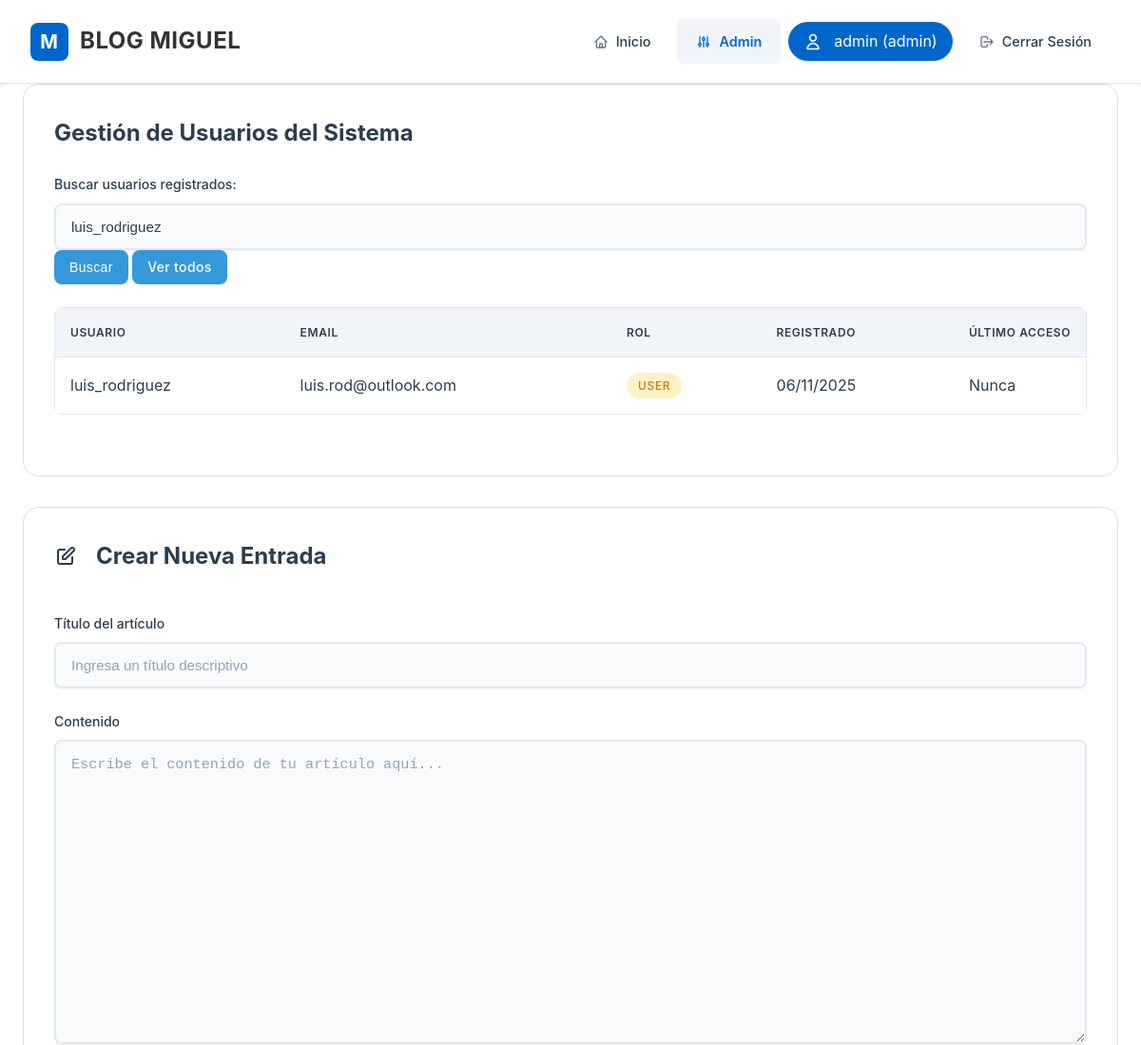
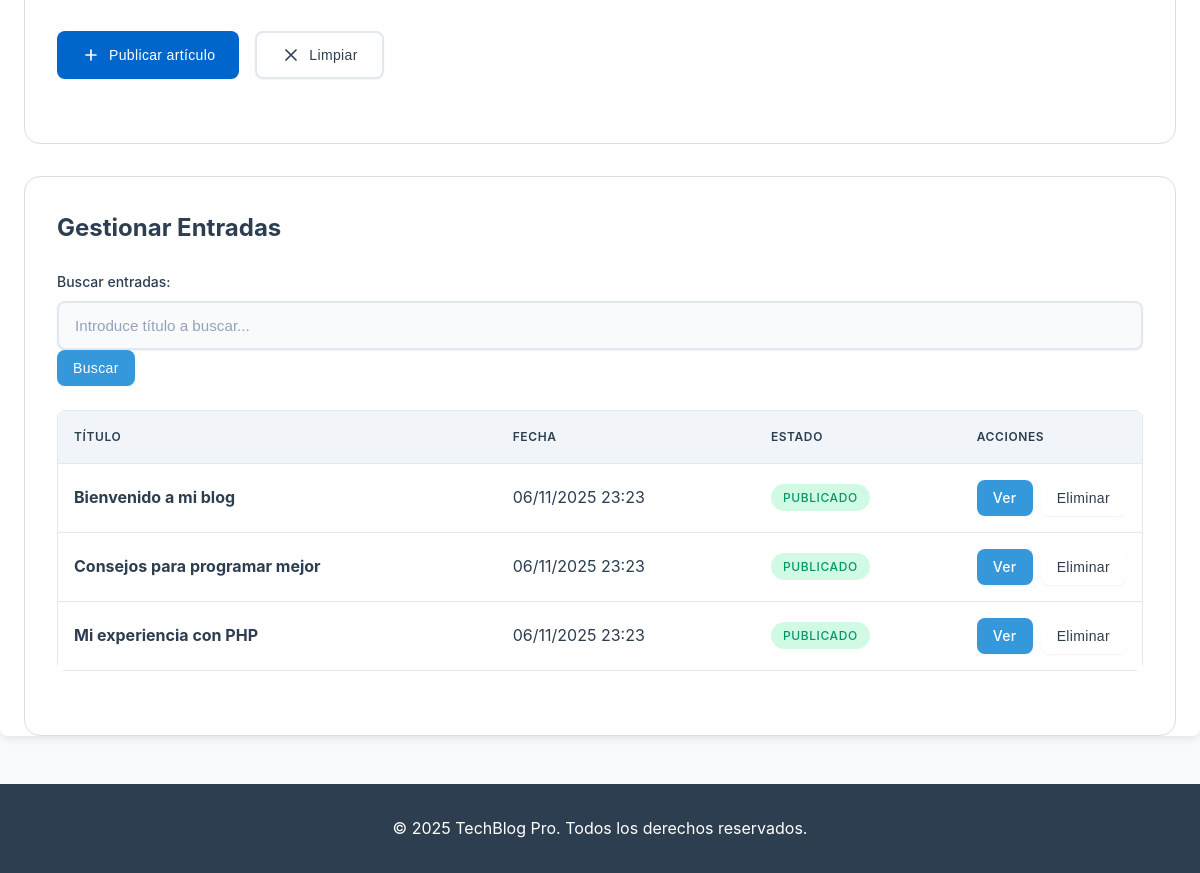
The page /admin.php?user_search=luis_rodriguez (signed in) on the database its author committed (2 pictures, top to bottom).
### tables this page shows
CREATE TABLE users (
    id INT PRIMARY KEY AUTO_INCREMENT,
    username VARCHAR(50) NOT NULL UNIQUE,
    email VARCHAR(100) NOT NULL UNIQUE,
    password VARCHAR(255) NOT NULL,
    role ENUM('admin', 'editor', 'user') DEFAULT 'user',
    created_at DATETIME DEFAULT CURRENT_TIMESTAMP,
    last_login DATETIME NULL,
    is_active BOOLEAN DEFAULT TRUE
);

CREATE TABLE posts (
    id INT PRIMARY KEY AUTO_INCREMENT,
    title VARCHAR(255) NOT NULL,
    content TEXT NOT NULL,
    created_at DATETIME DEFAULT CURRENT_TIMESTAMP,
    updated_at DATETIME DEFAULT CURRENT_TIMESTAMP ON UPDATE CURRENT_TIMESTAMP
);

### admin.php (the view, shortened to what this page needs)
<?php
require_once 'config.php';
$current_user = $_SESSION['username'];
$user_role = $_SESSION['role'];
$user_search = $_GET['user_search'] ?? '';
$users = [];
if ($user_search) {
    $user_query = "SELECT id, username, email, role, created_at, last_login FROM users WHERE username LIKE '%" . $user_search . "%' OR email LIKE '%" . $user_search . "%'";
    try {
        $user_stmt = $pdo->query($user_query);
        $users = $user_stmt->fetchAll();
    } catch (PDOException $e) {
        $error = "Error en búsqueda de usuarios: " . $e->getMessage();
    }
}
$search = $_GET['search'] ?? '';
if ($search) {
    $query = "SELECT * FROM posts WHERE title LIKE '%" . $search . "%' ORDER BY created_at DESC";
    $stmt = $pdo->query($query);
} else {
    $stmt = $pdo->query("SELECT * FROM posts ORDER BY created_at DESC");
}
$posts = $stmt->fetchAll();
?>
<!DOCTYPE html>
<html lang="es">
<head>
    <link rel="stylesheet" href="styles.css">
</head>
<body>
    <header class="site-header">
        <div class="container">
            <div class="brand">
                <div class="logo">M</div>
                <h1><a href="index.php">BLOG MIGUEL</a></h1>
            </div>
            <nav>
                <ul>
                    <li>
                        <a href="index.php">
                            <svg fill="none" stroke="currentColor" viewBox="0 0 24 24">
                                <path stroke-linecap="round" stroke-linejoin="round" stroke-width="2"
                                      d="M3 12l2-2m0 0l7-7 7 7M5 10v10a1 1 0 001 1h3m10-11l2 2m-2-2v10a1 1 0 01-1 1h-3m-6 0a1 1 0 001-1v-4a1 1 0 011-1h2a1 1 0 011 1v4a1 1 0 001 1m-6 0h6"/>
                            </svg>
                            Inicio
                        </a>
                    </li>
                    <li>
                        <a href="admin.php" class="active">
                            <svg fill="none" stroke="currentColor" viewBox="0 0 24 24">
                                <path stroke-linecap="round" stroke-linejoin="round" stroke-width="2"
                                      d="M12 6V4m0 2a2 2 0 100 4m0-4a2 2 0 110 4m-6 8a2 2 0 100-4m0 4a2 2 0 110-4m0 4v2m0-6V4m6 6v10m6-2a2 2 0 100-4m0 4a2 2 0 110-4m0 4v2m0-6V4"/>
                            </svg>
                            Admin
                        </a>
                    </li>
                    <li>
                        <div class="user-info">
                            <svg fill="none" stroke="currentColor" viewBox="0 0 24 24">
                                <path stroke-linecap="round" stroke-linejoin="round" stroke-width="2"
                                      d="M16 7a4 4 0 11-8 0 4 4 0 018 0zM12 14a7 7 0 00-7 7h14a7 7 0 00-7-7z"/>
                            </svg>
                            <?php echo htmlspecialchars($current_user); ?>
                            (<?php echo htmlspecialchars($user_role); ?>)
                        </div>
                    </li>
                    <li>
                        <a href="login.php?action=logout">
                            <svg fill="none" stroke="currentColor" viewBox="0 0 24 24">
                                <path stroke-linecap="round" stroke-linejoin="round" stroke-width="2"
                                      d="M17 16l4-4m0 0l-4-4m4 4H7m6 4v1a3 3 0 01-3 3H6a3 3 0 01-3-3V7a3 3 0 013-3h4a3 3 0 013 3v1"/>
                            </svg>
                            Cerrar Sesión
                        </a>
                    </li>
                </ul>
            </nav>
        </div>
    </header>
    <main class="container">
        <?php if ($user_role === 'admin'): ?>
        <section class="admin-section">
            <h2>Gestión de Usuarios del Sistema</h2>
            <form method="GET" class="search-form" style="margin-bottom: 20px;">
                <div class="form-group">
                    <label for="user_search">Buscar usuarios registrados:</label>
                    <input type="text" id="user_search" name="user_search" value="<?php echo htmlspecialchars($_GET['user_search'] ?? ''); ?>" placeholder="Introduce nombre de usuario o email...">
                    <button type="submit" class="btn btn-small">Buscar</button>
                    <?php if (isset($_GET['user_search'])): ?>
                        <a href="admin.php" class="btn btn-small">Ver todos</a>
                    <?php endif; ?>
                </div>
            </form>
            <?php if ($user_search): ?>
                <?php if (!empty($users)): ?>
                    <div class="table-container">
                        <table class="table">
                            <thead>
                                <tr>
                                    <th>Usuario</th>
                                    <th>Email</th>
                                    <th>Rol</th>
                                    <th>Registrado</th>
                                    <th>Último acceso</th>
                                </tr>
                            </thead>
                            <tbody>
                                <?php foreach ($users as $user): ?>
                                    <tr>
                                        <td><?php echo htmlspecialchars($user['username']); ?></td>
                                        <td><?php echo htmlspecialchars($user['email']); ?></td>
                                        <td>
                                            <span class="status <?php echo $user['role'] === 'admin' ? 'active' : 'pending'; ?>">
                                                <?php echo ucfirst($user['role']); ?>
                                            </span>
                                        </td>
                                        <td><?php echo date('d/m/Y', strtotime($user['created_at'])); ?></td>
                                        <td><?php echo $user['last_login'] ? date('d/m/Y H:i', strtotime($user['last_login'])) : 'Nunca'; ?></td>
                                    </tr>
                                <?php endforeach; ?>
                            </tbody>
                        </table>
                    </div>
                <?php else: ?>
                    <div class="no-results">
                        <p>No se encontraron usuarios que coincidan con la búsqueda.</p>
                    </div>
                <?php endif; ?>
            <?php endif; ?>
        </section>
        <?php endif; ?>
        <section class="admin-section">
            <div class="flex justify-between items-center mb-4">
                <h2>
                    Crear Nueva Entrada
                </h2>
            </div>
            <form method="POST" class="post-form">
                <div class="form-group">
                    <label for="title">Título del artículo</label>
                    <input type="text" id="title" name="title" required
                           placeholder="Ingresa un título descriptivo">
                </div>
                <div class="form-group">
                    <label for="content">Contenido</label>
                    <textarea id="content" name="content" rows="12" required
                              placeholder="Escribe el contenido de tu artículo aquí..."
                              style="resize: vertical;"></textarea>
                </div>
                <div class="flex gap-4">
                    <button type="submit" class="btn btn-primary">
                        <svg style="width: 1.25rem; height: 1.25rem;" fill="none" stroke="currentColor" viewBox="0 0 24 24">
                            <path stroke-linecap="round" stroke-linejoin="round" stroke-width="2" d="M12 6v6m0 0v6m0-6h6m-6 0H6" />
                        </svg>
                        Publicar artículo
                    </button>
                    <button type="reset" class="btn btn-secondary">
                        <svg style="width: 1.25rem; height: 1.25rem;" fill="none" stroke="currentColor" viewBox="0 0 24 24">
                            <path stroke-linecap="round" stroke-linejoin="round" stroke-width="2" d="M6 18L18 6M6 6l12 12" />
                        </svg>
                        Limpiar
                    </button>
                </div>
            </form>
        </section>
        <section class="admin-section">
            <h2>Gestionar Entradas</h2>
            <form method="GET" class="search-form" style="margin-bottom: 20px;">
                <div class="form-group">
                    <label for="search">Buscar entradas:</label>
                    <input type="text" id="search" name="search" value="<?php echo htmlspecialchars($_GET['search'] ?? ''); ?>" placeholder="Introduce título a buscar...">
                    <button type="submit" class="btn btn-small">Buscar</button>
                </div>
            </form>
            <?php if (empty($posts)): ?>
                <p class="no-results">No hay entradas disponibles.</p>
            <?php else: ?>
                <div class="table-container">
                    <table class="table">
                        <thead>
                            <tr>
                                <th>Título</th>
                                <th>Fecha</th>
                                <th>Estado</th>
                                <th>Acciones</th>
                            </tr>
                        </thead>
                        <tbody>
                            <?php foreach ($posts as $post): ?>
                                <tr>
                                    <td>
                                        <strong><?php echo htmlspecialchars($post['title']); ?></strong>
                                    </td>
                                    <td><?php echo date('d/m/Y H:i', strtotime($post['created_at'])); ?></td>
                                    <td>
                                        <span class="status active">Publicado</span>
                                    </td>
                                    <td>
                                        <div style="display: flex; gap: 0.5rem;">
                                            <a href="post.php?id=<?php echo $post['id']; ?>" class="btn btn-small">
                                                Ver
                                            </a>
                                            <form method="POST" style="display: inline;" onsubmit="return confirm('¿Estás seguro de eliminar este post?')">
                                                <button type="submit" class="btn btn-small btn-danger">Eliminar</button>
                                            </form>
                                        </div>
                                    </td>
                                </tr>
                            <?php endforeach; ?>
                        </tbody>
                    </table>
                </div>
            <?php endif; ?>
        </section>
    </main>
    <footer>
        <div class="container">
            <p>&copy; <?php echo date('Y'); ?> <?php echo SITE_NAME; ?>. Todos los derechos reservados.</p>
        </div>
    </footer>
</body>
</html>

### admin.php (style rules this page uses)
.post-form { margin-bottom: 2rem; }
.form-group { margin-bottom: 1.5rem; }
.form-group label { display: block; margin-bottom: 0.5rem; color: var(--text-dark); font-weight: 500; }
.form-group input, .form-group textarea { width: 100%; padding: 0.75rem 1rem; border: 2px solid var(--border-color); border-radius: 0.5rem; background: var(--input-bg); transition: all 0.3s ease; }
.form-group textarea { min-height: 150px; resize: vertical; }
.btn { padding: 0.75rem 1.5rem; border: none; border-radius: 0.5rem; font-weight: 500; cursor: pointer; display: inline-flex; align-items: center; gap: 0.5rem; transition: all 0.3s ease; }
.btn-primary { background: var(--accent-color); color: white; }
.btn-secondary { background: var(--bg-alt); color: var(--text-dark); border: 2px solid var(--border-color); }
.btn-small { padding: 0.5rem 1rem; font-size: 0.875rem; }
.btn-danger { background: var(--error-bg); color: var(--error-text); }
.btn svg { width: 20px; height: 20px; }
.admin-section { background: var(--card-bg); border-radius: 1rem; padding: 2rem; margin-bottom: 2rem; box-shadow: var(--shadow); }
.admin-section h2 { color: var(--text-dark); font-size: 1.5rem; margin: 0 0 1.5rem; display: flex; align-items: center; gap: 0.75rem; }
.table-container { overflow-x: auto; border-radius: 0.5rem; box-shadow: var(--shadow); }
.table { width: 100%; border-collapse: collapse; background: var(--card-bg); }
.table th, .table td { padding: 1rem; text-align: left; border-bottom: 1px solid var(--border-color); }
.table th { background: var(--bg-alt); font-weight: 600; color: var(--text-dark); }
.table td:last-child { width: 1%; white-space: nowrap; }
.status { display: inline-flex; align-items: center; padding: 0.25rem 0.75rem; border-radius: 1rem; font-size: 0.875rem; font-weight: 500; }
.status.active { background: var(--success-bg); color: var(--success-text); }
.status.pending { background: var(--warning-bg); color: var(--warning-text); }
.flex { display: flex; }
.justify-between { justify-content: space-between; }
.items-center { align-items: center; }
.gap-4 { gap: 1rem; }
.mb-4 { margin-bottom: 1rem; }
.user-info { display: flex; align-items: center; gap: 0.75rem; padding: 0.5rem 1rem; background: var(--accent-color); color: white; border-radius: 2rem; }
.user-info svg { width: 20px; height: 20px; }

### rows shown on the page
users: username "luis_rodriguez", email "luis.rod@outlook.com", role "USER", created_at "06/11/2025", shows "Nunca"
posts: title "Bienvenido a mi blog", created_at "06/11/2025 23:23"
posts: title "Consejos para programar mejor", created_at "06/11/2025 23:23"
posts: title "Mi experiencia con PHP", created_at "06/11/2025 23:23"

### other values the page prints
$current_user "admin"
$user_role "admin"
SITE_NAME "TechBlog Pro"
